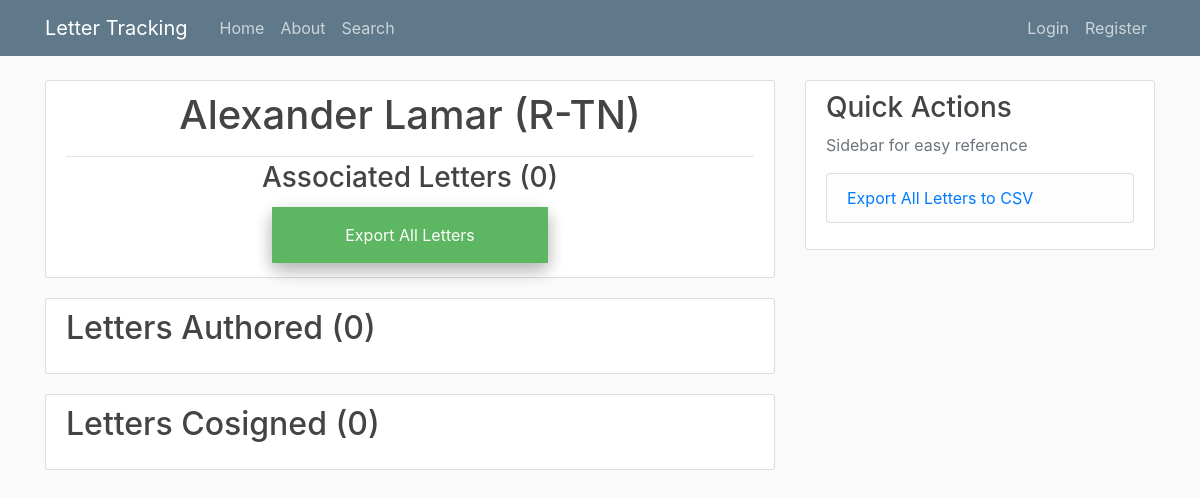
The app's page /legislator_letters/Alexander Lamar with its own data.
### letter_tracking/models.py (models this page shows, shortened)
class Legislator(models.Model):
    class RepSen(models.TextChoices):
        REP = 'Rep.', _('Representative')
        SEN = 'Sen.', _('Senator')
    class PolParties(models.TextChoices):
        D = 'D', _('Democrat')
        R = 'R', _('Republican')
        I = 'I', _('Independent')
    name = models.CharField(max_length=100, default='None')
    state = models.CharField(max_length=30,
                            choices=STATES)
    district = models.CharField(max_length=10,\
                                choices=[('', 'N/a')] + list(zip_choices(['at large'] + list(map(lambda num: str(num), range(1,54))))),\
                                help_text='If politician is a Sentor, please select N/a')
    rep_or_sen = models.CharField(max_length=4,
                                 choices=RepSen.choices,
                                 verbose_name=_('Representative or Senator'))
    party = models.CharField(max_length=11,
                            choices=PolParties.choices)
    active = models.BooleanField()
    @property
    def title(self):
        return self.name + ' (' + self.party + '-' + self.state + '-' +  self.district +')' if self.rep_or_sen == 'Rep.'\
         else self.name + ' (' + self.party + '-' + self.state + ')'
    @property
    def letters_authored(self):
        authored = list(Letter.objects.filter(patrocinador_sen=self) | Letter.objects.filter(patrocinador_rep=self))
        return sorted(authored, key=lambda letter: (letter.fecha, letter.consecutive_number), reverse=True)
    @property
    def letters_cosigned(self):
        cosigns = {letter:list(letter.cosigners) for letter in Letter.objects.all() if letter.cosigners}
        cosigns = [letter for letter, signers in cosigns.items() if self.name in signers]
        return sorted(cosigns, key=lambda letter: (letter.fecha, letter.consecutive_number), reverse=True)
    @property
    def all_letters(self):
        return self.letters_authored + self.letters_cosigned
    @property
    def num_letters_authored(self):
        return len(self.letters_authored)
    @property
    def num_letters_cosigned(self):
        return len(self.letters_cosigned)
    @property
    def num_all_letters(self):
        return len(self.all_letters)

class Letter(models.Model):
    class PolParties(models.TextChoices):
        D = 'D', _('Democrat')
        R = 'R', _('Republican')
        I = 'I', _('Independent')
    class RepSen(models.TextChoices):
        REP = 'Rep.', _('Representative')
        SEN = 'Sen.', _('Senator')
    class Chamber(models.TextChoices):
        BI = 'B', _('Bicameral')
        S = 'S', _('Senado')
        C = 'C', _('Congreso')
    class Support(models.TextChoices):
        rep = 'Republicano', _('Republican')
        dem = 'Demócrata', _('Democrat')
        bi= 'Bipartidista', _('Bipartisan')
    class Sentiment(models.TextChoices):
        Pos = 1, _('Positive')
        Neut = 2, _('Neutral')
        Neg = 3, _('Negative')
    class Dummy(models.TextChoices):
        y = 1, _('Yes')
        n = 0, _('No')
    tema = models.ForeignKey(Topic,
                            on_delete=models.SET_NULL,
                            null=True
                            )
    tema_específico = models.ForeignKey(Specific_Topic,
                                        on_delete=models.SET_NULL,
                                        null=True
                                        )
    fecha = models.DateTimeField(help_text="Enter dates in <em>MM/DD/YYYY</em> format")
    descripción = models.TextField()
    favorable_a_MX = models.CharField(max_length=8,
                                    choices=Sentiment.choices,
                                    verbose_name=_('Positive for Mexico?')
                                    )
    mención_directa_a_MX = models.CharField(max_length=3,
                                    choices=Dummy.choices,
                                    verbose_name=_('Was Mexico directly mentioned?')
                                    )
    destinatario = MultiSelectField(choices=[('', 'N/a')] + list(zip_choices(list(map(lambda obj: obj.recipient_name, Recipient.objects.all())))),
                                default='None',
                                max_length=100
                                )
    other_destinatario_comments = models.TextField()
    caucus = MultiSelectField(choices=[('', 'N/a')] + list(zip_choices(list(map(lambda obj: obj.caucus_name, Caucus.objects.all())))),
                                default='None',
                                max_length=100
                                )
    legislatura = models.ForeignKey(Legislature,
                                    on_delete=models.SET_NULL,
                                    null=True
                                    )
    patrocinador_sen = models.ForeignKey(Legislator,
                                        limit_choices_to={'rep_or_sen': 'Sen.'},
                                        related_name='Senators',
                                        verbose_name=_('Senate Author'),
                                        on_delete=models.SET_NULL,
                                        null=True,
                                        blank=True
                                        )
    patrocinador_rep = models.ForeignKey(Legislator,
                                        limit_choices_to={'rep_or_sen': 'Rep.'},
                                        related_name='Representatives',
                                        verbose_name=_('House Author'),
                                        on_delete=models.SET_NULL,
                                        null=True,
                                        blank=True
                                        )
    cosigners = MultiSelectField(choices=zip_choices(list(map(lambda leg: leg.name, Legislator.objects.all()))),\
                                verbose_name=_('Copatrocinador/a'),
                                default='None',
                                max_length=1000
                                )
    date_posted = models.DateTimeField(default=timezone.now)
    posted_by = models.ForeignKey(User,
                                 on_delete=models.SET_NULL,
                                 null=True
                                 )
    observaciones =  models.TextField(default='N/a')
    acción = models.ForeignKey(Action,
                               on_delete=models.SET_NULL,
                               null=True
                               )
    notice = models.CharField(max_length=9,
                              verbose_name=_('If a notice was sent, specify the number'),
                              default='N/a'
                              )

### letter_tracking/views.py (the view)
# urls.py: path('legislator_letters/<str:name>', LegLetterView.as_view(), name='legislator-letters'),
class LegLetterView(ListView):
    model = Legislator
    template_name = 'letter_tracking/legislator_letters.html'
    context_object_name = 'politician'
    def get_queryset(self):
        return get_object_or_404(Legislator, name=self.kwargs.get('name'))

### letter_tracking/templates/letter_tracking/legislator_letters.html (shortened to what this page needs)
{%extends "letter_tracking/base.html" %}
{% block content %}
<article class="media content-section">
    <div class="media-body">
        <div class="article-metadata">
    <h1 style="text-align:center" class="mb-3">{{ politician.title }} </h1>
        </div>
    <h3 style="text-align:center">Associated Letters ({{ politician.num_all_letters }})</h3>
    <form style="text-align: center;" action="{% url 'export-data-leg' politician.name %}">
        <input type="submit" value="Export All Letters" />
    </form>
</div>
</article>
<article class="media content-section">
    <div class="media-body">
    <h2 class="mb-3">Letters Authored ({{politician.num_letters_authored}})</h1>
    </div>
</article>
<article class="media content-section">
    <div class="media-body">
    <h2 class="mb-3">Letters Cosigned ({{politician.num_letters_cosigned}})</h1>
    </div>
</article>
{% endblock content %}

### letter_tracking/static/letter_tracking/main.css (style rules this page uses)
body { background: #fafafa; color: #333333; margin-top: 5rem; }
h1, h2, h3, h4, h5, h6 { color: #444444; }
.content-section { background: #ffffff; padding: 10px 20px; border: 1px solid #dddddd; border-radius: 3px; margin-bottom: 20px; }
.article-metadata { padding-bottom: 1px; margin-bottom: 4px; border-bottom: 1px solid #e3e3e3 }

### letter_tracking/templates/letter_tracking/legislator_letters.html (style rules this page uses)
input[type=button], input[type=submit], input[type=reset] { background-color: #4CAF50; opacity: 0.9; border: none; color: white; padding: 16px 32px; text-decoration: none; margin: 4px 2px; cursor: pointer; box-shadow: 0 8px 16px 0 rgba(0,0,0,0.2), 0 6px 20px 0 rgba(0,0,0,0.19); width: 40%; }

### records on screen
Legislator: title "Alexander Lamar (R-TN)", num_all_letters "0", num_letters_authored "0"
Letter: num_letters_cosigned "0"
